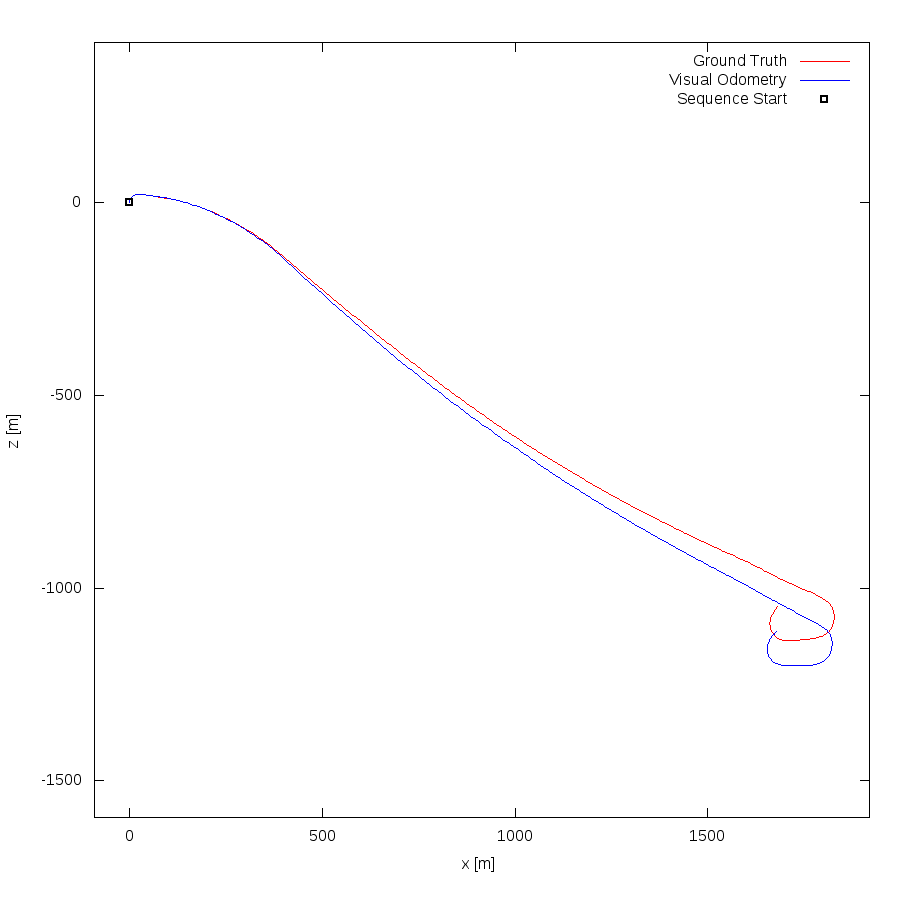

This chart was generated by the following gnuplot code:
set term png size 900,900
set output "01.png"
set size ratio -1
set xrange [-91:1919]
set yrange [-1595:415]
set xlabel "x [m]"
set ylabel "z [m]"
plot "01.txt" using 1:2 lc rgb "#FF0000" title 'Ground Truth' w lines,"01.txt" using 3:4 lc rgb "#0000FF" title 'Visual Odometry' w lines,"< head -1 01.txt" using 1:2 lc rgb "#000000" pt 4 ps 1 lw 2 title 'Sequence Start' w points
